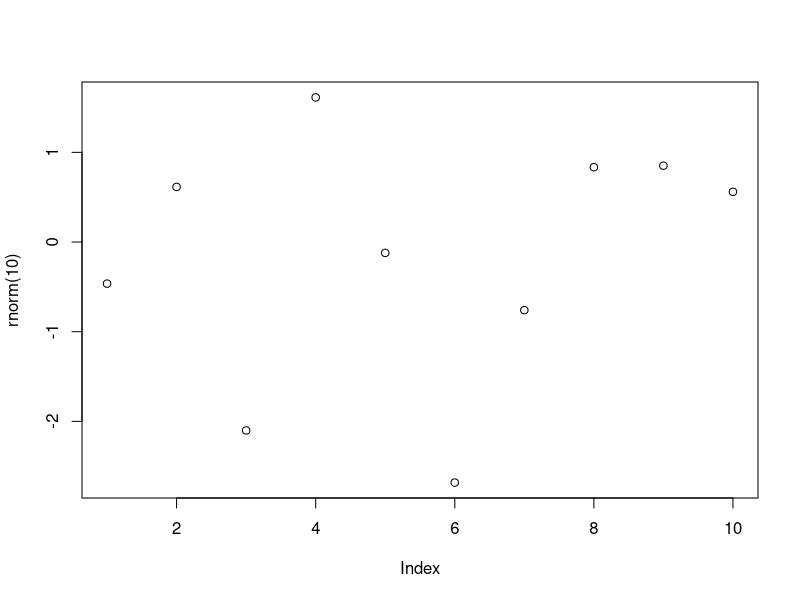

Generate this figure with R: (Note: this script raises an error after producing the figure.)
# funcoes

#help
?sample
args(sample)
args(mean)
args(sd)
?sd

# funçoes built in
abs(-43)
sum(c(1:5))
mean(c(1:5))
round(c(1.1:5.8))
rev(c(1:5))
seq(1:5)
sort(rev(c(1:5)))
append(c(1:6),7)

vec1 = c(1.5,2.5,8.4,3.7,6.3)
vec2 = rev(vec1)
vec2

# Funcoes dentro de funcoes
plot(rnorm(10))
mean(c(abs(vec1),abs(vec2)))

# Criando funcoes
myfunc = function(x){x+x}
myfunc(10)
class(myfunc)

myfunc2 = function(a,b){
  valor = a ^ b
  print(valor)
}
myfunc2(3,2)

jogando_dados = function(){
  num = sample(1:6, size = 1)
  num # Local
}

jogando_dados()

# Escopo
print(num)
num = c(1:6)
num # Global

# funcoes sem numero definido de argumentos
vec1 = (10:13)
vec2 = c('a','b','c','d')
vec3 = c(2.3,4.5,3.7,9.8)

myfunc3 = function(...){
  df = data.frame(cbind(...))
  print(df)
}

myfunc3(vec1)
myfunc3(vec2,vec3)  
myfunc3(vec1,vec2,vec3)

# Funcoes built in
x = 1:1000000

# funcao que calcula a raiz quadrada de cada elemento de um vetor
meu_sqrt = function(numeros){
  resp = numeric(length(numeros))
  for (i in seq_along(numeros)) { # seq_along -  iterar cada item da lista
    resp[i] = sqrt(numeros[i])
  }
  return(resp)
}
system.time(x2a <- meu_sqrt(x))
system.time(x2b <- sqrt(x))

identical(x2a,x2b)







